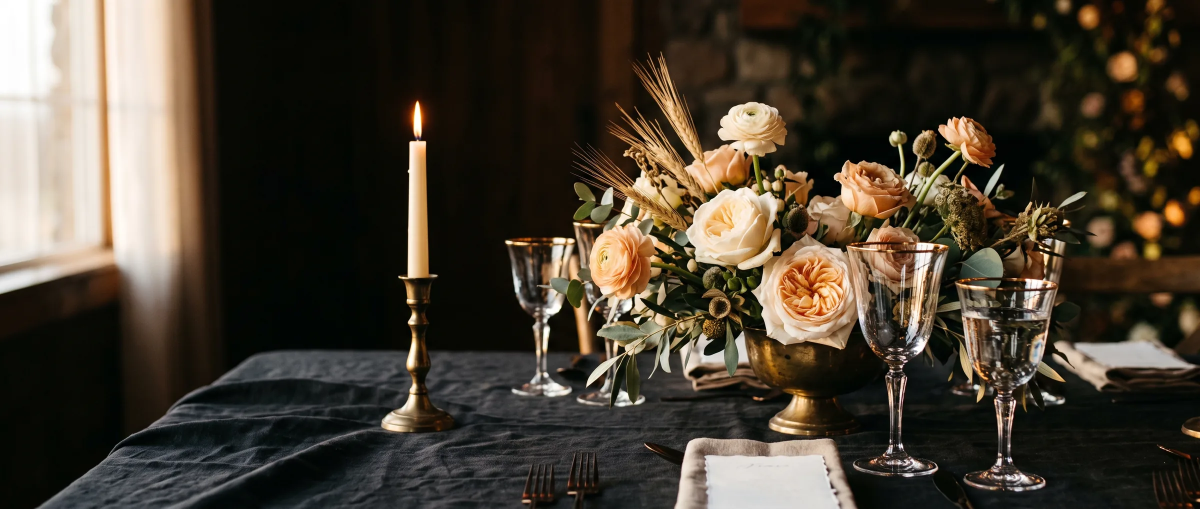
#> input picture assets/venues-banner-2400.webp, 2400 x 1018 px (shown at 1/2 size)
$ python convert-venues2-images.py ../assets/venues-banner-2400.webp
#> lines starting #> are read from the running program, lines starting #| are printed output that depends on the picture
#!/usr/bin/env python3
"""Write the venues2-* WebPs for the /venues rehaul. Downscale only (never upscale), q stepped down to stay <= ~250 KB.
Sources: assets/venues-banner-2400.webp (native 2K Gemini render, 2400x1018) and assets/venues-hero.webp (1600x893).
Re-run with --src-hero <png> after regenerating with scripts/generate-venues2-images.mjs."""
import sys, os
from PIL import Image
A = os.path.join(os.path.dirname(os.path.abspath(__file__)), '..', 'assets')
def save(im, name, w, cap=250):
    if w > im.width: print('skip', name, w, '> native', im.width); return
    r = im.resize((w, round(im.height * w / im.width)), Image.LANCZOS) if w < im.width else im
    for q in (86, 82, 78, 74, 70, 66):
        p = os.path.join(A, f'{name}-{w}.webp'); r.save(p, 'WEBP', quality=q, method=6)
        if os.path.getsize(p) <= cap * 1024: break
    print(f'{name}-{w}.webp', r.size, os.path.getsize(p) // 1024, 'KB q', q)
src_hero = sys.argv[sys.argv.index('--src-hero') + 1] if '--src-hero' in sys.argv else os.path.join(A, 'venues-banner-2400.webp')
hero = Image.open(src_hero).convert('RGB')
#> hero is the input picture: PIL image 2400x1018 RGB; mean R, G, B 70.4, 61.7, 49.1
for w in (1200, 1800, 2400): save(hero, 'venues2-hero', w)
#> this loop made 3 passes
#> pass 1, in save, `r = im.resize((w, round(im.height * w / im.width)), Image.LANCZOS) if ..`:
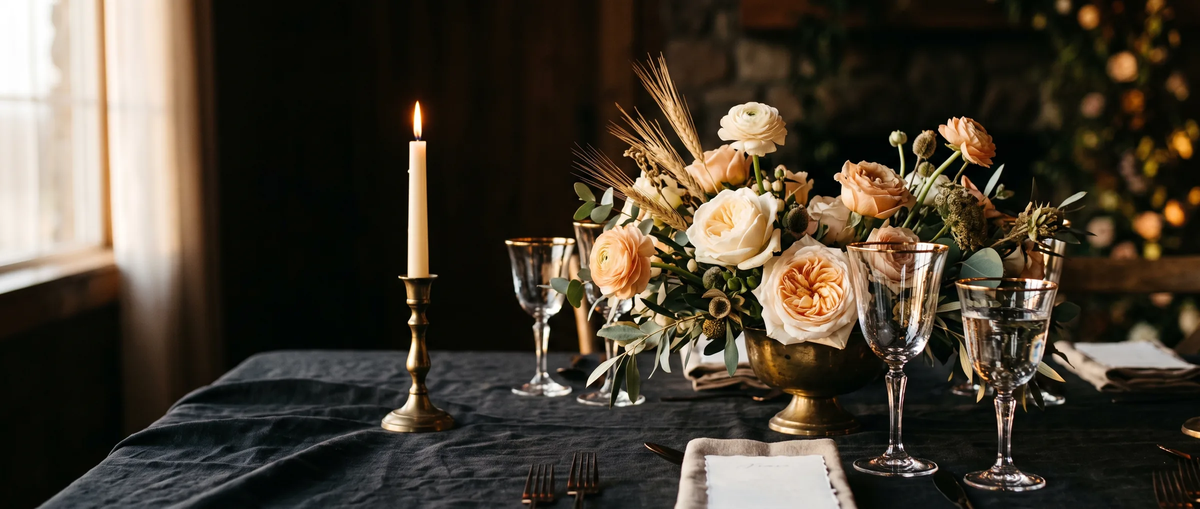
#> r: PIL image 1200x509 RGB; mean R, G, B 70.4, 61.7, 49.1
# mobile art direction: 4:3 crop around the candle and the arrangement
H = hero.height; cw = round(H * 4 / 3); x0 = round(hero.width * 0.235)
#> after `H = hero.height`: H = 1018
#> after `cw = round(H * 4 / 3)`: cw = 1357
#> after `x0 = round(hero.width * 0.235)`: x0 = 564
crop = hero.crop((x0, 0, x0 + cw, H))
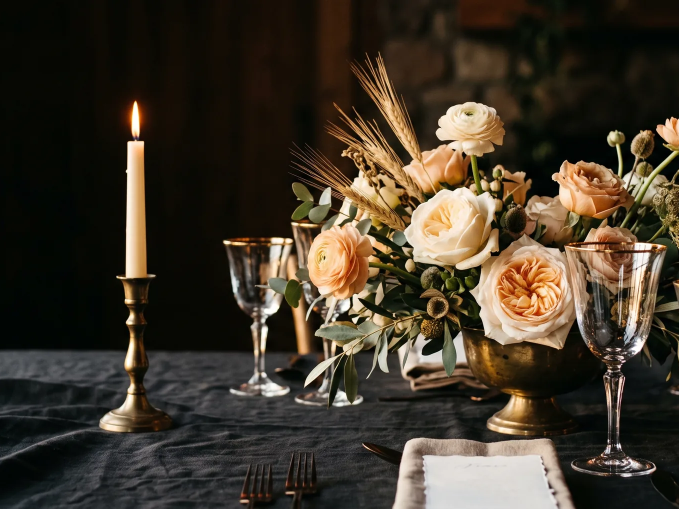
#> crop: PIL image 1357x1018 RGB (shown at 1/2 size); mean R, G, B 64.9, 55.5, 42.2
for w in (800, 1200): save(crop, 'venues2-hero-m', w)
#> this loop made 2 passes
#> pass 1, in save (call 4), `r = im.resize((w, round(im.height * w / im.width)), Image.LANCZOS) if ..`:
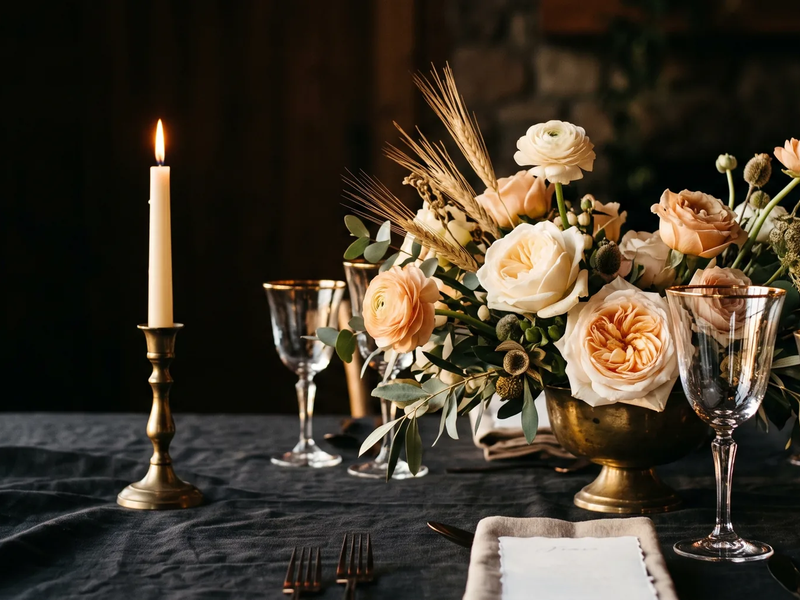
#> r: PIL image 800x600 RGB; mean R, G, B 64.8, 55.5, 42.3
ev = Image.open(os.path.join(A, 'venues-hero.webp')).convert('RGB')
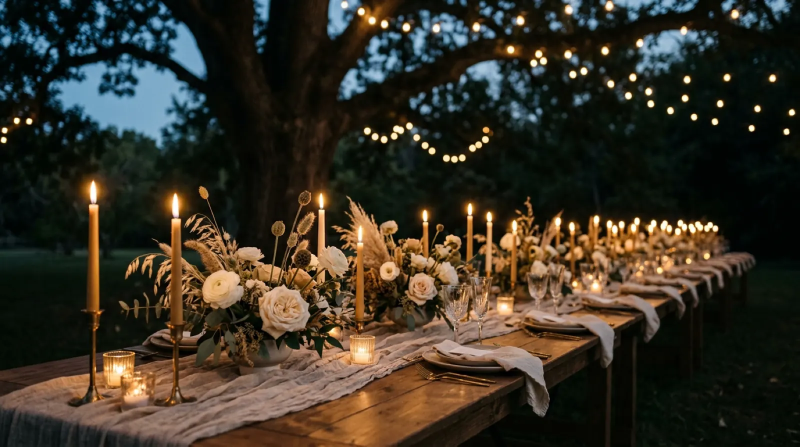
#> input picture assets/venues-hero.webp, 1600 x 893 px (shown at 1/2 size)
#> ev is the input picture: PIL image 1600x893 RGB; mean R, G, B 55.7, 50, 38.2
for w in (800, 1200, 1600): save(ev, 'venues2-evening', w)
#> this loop made 3 passes
#> pass 1, in save (call 6), `r = im.resize((w, round(im.height * w / im.width)), Image.LANCZOS) if ..`:
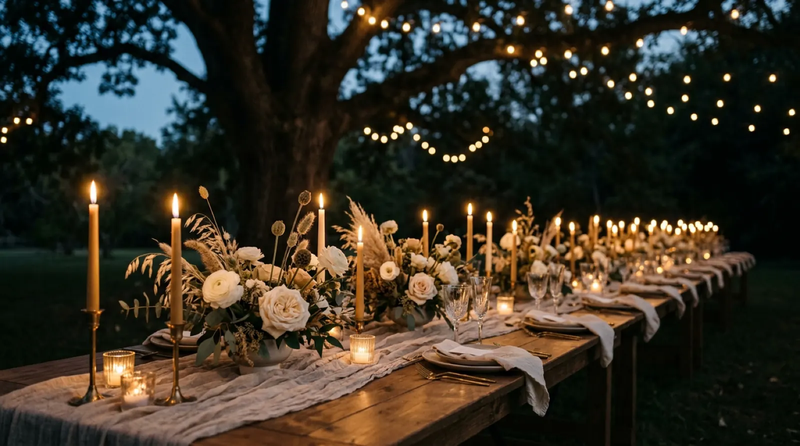
#> r: PIL image 800x446 RGB; mean R, G, B 55.7, 50, 38.3
